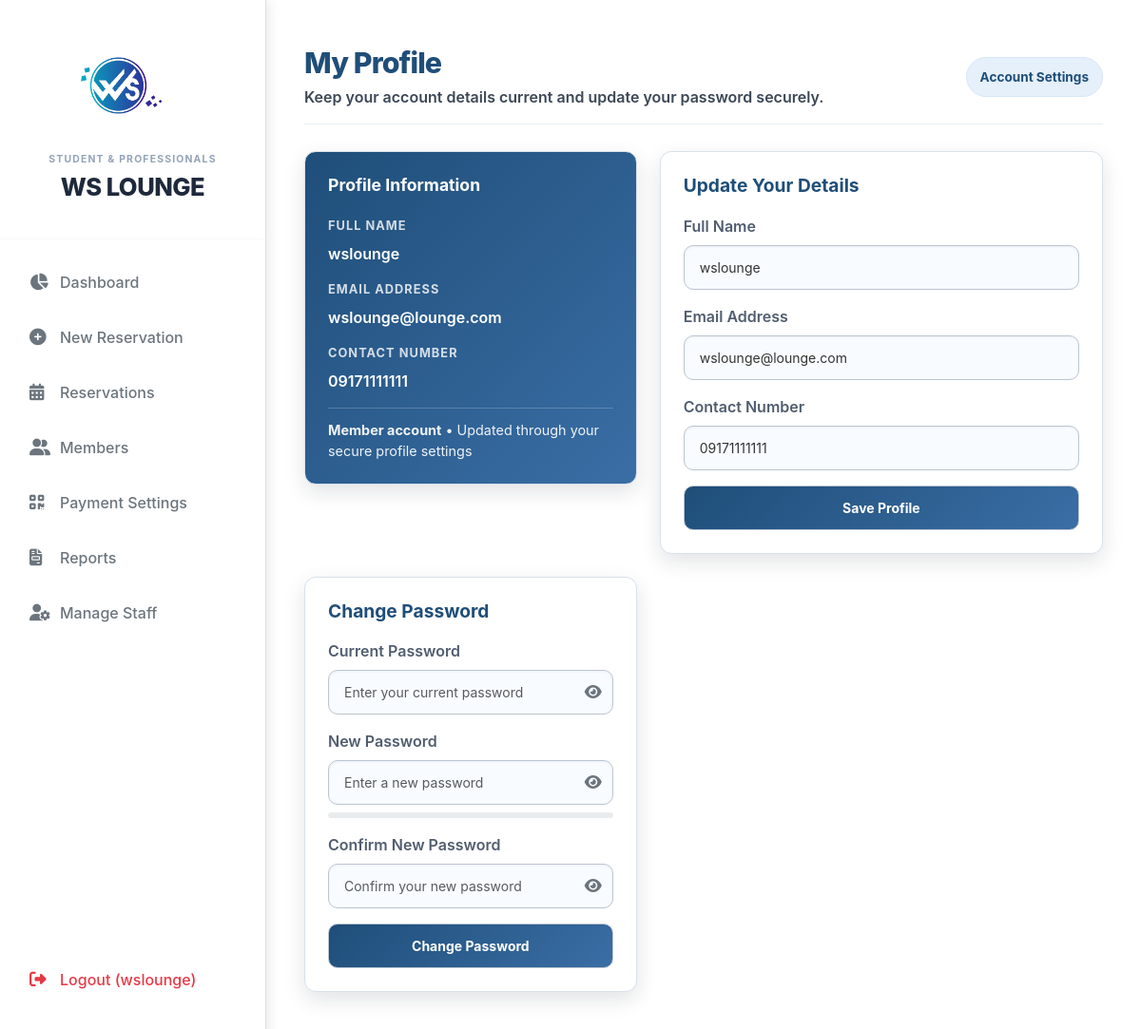
Screenshot of /profile (signed in) with the database file from the repository.
### high_end_ws_lounge/database_fixed.py (models this page shows, shortened)
class User(UserMixin, db.Model):
    __tablename__ = "users"
    id = db.Column(db.Integer, primary_key=True)
    customer_id = db.Column(db.Integer, unique=True, nullable=True)
    membership_id = db.Column(db.String(20), unique=True, nullable=True)
    name = db.Column(db.String(64), nullable=False)
    email = db.Column(db.String(120), unique=True, nullable=False)
    phone = db.Column(db.String(20))
    password = db.Column(db.String(255))
    role = db.Column(db.String(20), default="member")
    is_active = db.Column(db.Boolean, default=True)
    expiry_date = db.Column(db.DateTime, nullable=True)
    created_at = db.Column(db.DateTime, default=datetime.utcnow)
    reservations = db.relationship("Reservation", backref="user", lazy="dynamic", foreign_keys='Reservation.user_id')
    approved_reservations = db.relationship("Reservation", foreign_keys='Reservation.approved_by_id', backref='approved_by')
    solo_plans = db.relationship(
        "SoloPlan",
        backref="user",
        lazy="dynamic",
        foreign_keys='SoloPlan.user_id',
    )
    time_logs = db.relationship("TimeLog", backref="user", lazy="dynamic")
    membership = db.relationship("Membership", back_populates="user", uselist=False, cascade="all, delete-orphan")

### high_end_ws_lounge/client_fixed.py (the view, shortened to what this page needs)
@main_bp.route("/profile", methods=["GET", "POST"])
@login_required
def profile():
    profile_form = ProfileForm(obj=current_user)
    password_form = ChangePasswordForm()
    return render_template("profile.html", profile_form=profile_form, password_form=password_form)

### high_end_ws_lounge/database_fixed.py
class ProfileForm(FlaskForm):
    name = StringField("Full Name", validators=[DataRequired(), Length(max=64)])
    email = StringField("Email Address", validators=[DataRequired(), Email()])
    phone = StringField("Contact Number", validators=[Length(max=20)])
    profile_submit = SubmitField("Save Profile")

class ChangePasswordForm(FlaskForm):
    current_password = PasswordField("Current Password", validators=[DataRequired()])
    new_password = PasswordField(
        "New Password",
        validators=[
            DataRequired(),
            Length(min=8, message="Password must be at least 8 characters long."),
            Regexp(
                r'^(?=.*[A-Za-z])(?=.*\d).+$',
                message="Password must contain at least one letter and one number."
            )
        ]
    )
    confirm_password = PasswordField(
        "Confirm New Password",
        validators=[DataRequired(), EqualTo("new_password", message="Passwords must match")],
    )
    password_submit = SubmitField("Change Password")

### high_end_ws_lounge/app/templates/profile.html (shortened to what this page needs)
{% extends 'base.html' %}
{% block content %}
<div class="dashboard-wrapper profile-page-shell">
    <div class="profile-page-header">
        <div>
            <h1>My Profile</h1>
            <p class="welcome-text">Keep your account details current and update your password securely.</p>
        </div>
        <div class="profile-pill">Account Settings</div>
    </div>
    <div class="profile-shell">
        <div class="profile-card profile-summary">
            <h2>Profile Information</h2>
            <div class="summary-label">Full Name</div>
            <div class="summary-value">{{ current_user.name }}</div>
            <div class="summary-label">Email Address</div>
            <div class="summary-value">{{ current_user.email }}</div>
            <div class="summary-label">Contact Number</div>
            <div class="summary-value">{{ current_user.phone or 'Not provided' }}</div>
            <div class="profile-summary-meta">
                <strong>Member account</strong> • Updated through your secure profile settings
            </div>
        </div>
        <div class="profile-card">
            <h3>Update Your Details</h3>
            <form method="post" novalidate>
                <div class="mb-3">
                    {{ profile_form.name.label(class="form-label") }}
                    {{ profile_form.name(class="form-control", placeholder="Enter your full name") }}
                </div>
                <div class="mb-3">
                    {{ profile_form.email.label(class="form-label") }}
                    {{ profile_form.email(class="form-control", placeholder="Enter your email address") }}
                </div>
                <div class="mb-3">
                    {{ profile_form.phone.label(class="form-label") }}
                    {{ profile_form.phone(class="form-control", placeholder="Enter your contact number") }}
                </div>
                <div class="d-grid gap-2">
                    {{ profile_form.profile_submit(class="btn btn-primary") }}
                </div>
            </form>
        </div>
         <div class="profile-card">
    <h3>Change Password</h3>
    <form method="post" novalidate>
        <div class="mb-3">
            {{ password_form.current_password.label(class="form-label") }}
            <div class="position-relative">
                {{ password_form.current_password(class="form-control pe-5", placeholder="Enter your current password") }}
                <span class="toggle-profile-password" style="position: absolute; right: 12px; top: 50%; transform: translateY(-50%); cursor: pointer; color: #6c757d; z-index: 10;">
                    <i class="fa-solid fa-eye"></i>
                </span>
            </div>
        </div>
    <div class="mb-3">
        {{ password_form.new_password.label(class="form-label") }}
        <div class="position-relative">
            {{ password_form.new_password(class="form-control pe-5", placeholder="Enter a new password", id="new_password") }}
            <span class="toggle-profile-password" style="position: absolute; right: 12px; top: 50%; transform: translateY(-50%); cursor: pointer; color: #6c757d; z-index: 10;">
                <i class="fa-solid fa-eye"></i>
            </span>
        </div>
        <div class="mt-2">
            <div class="progress" style="height: 6px; background-color: #e9ecef; border-radius: 4px;">
            </div>
        </div>
    </div>
    <div class="mb-3">
        {{ password_form.confirm_password.label(class="form-label") }}
        <div class="position-relative">
            {{ password_form.confirm_password(class="form-control pe-5", placeholder="Confirm your new password", id="confirm_password") }}
            <span class="toggle-profile-password" style="position: absolute; right: 12px; top: 50%; transform: translateY(-50%); cursor: pointer; color: #6c757d; z-index: 10;">
                <i class="fa-solid fa-eye"></i>
            </span>
        </div>
    </div>
    <div class="d-grid gap-2">
        {{ password_form.password_submit(class="btn btn-primary", id="password_submit_btn") }}
    </div>
<link rel="stylesheet" href="https://cdnjs.cloudflare.com/ajax/libs/font-awesome/6.4.0/css/all.min.css">
{% endblock %}

### high_end_ws_lounge/app/templates/base.html (shortened to what this page needs)
<!DOCTYPE html>
<html lang="en">
<head>
    <link rel="stylesheet" href="https://cdnjs.cloudflare.com/ajax/libs/font-awesome/6.5.1/css/all.min.css">
    <link rel="stylesheet" href="https://cdn.jsdelivr.net/npm/bootstrap@5.3.2/dist/css/bootstrap.min.css">
    <link rel="stylesheet" href="{{ url_for('static', filename='css/base.css') }}">
</head>
<body class="sidebar-layout">
    <nav class="sidebar" id="mainSidebar">
        <div class="sidebar-header">
            <div class="logo-wrapper">
                <div class="logo-container-circle">
                    <img src="{{ url_for('static', filename='img/main_logo.png') }}" alt="WS Logo" class="sidebar-logo" id="sidebarLogo">
                    <i class="fas fa-layer-group fallback-icon" id="fallback-icon"></i>
                </div>
                <div class="logo-text-group">
                    <span class="logo-sub-header">STUDENT & PROFESSIONALS</span>
                    <span class="logo-main-title">WS LOUNGE</span>
                </div>
            </div>
        </div>
        <div class="sidebar-links">
            {% if current_user.is_authenticated %}
                <a class="side-link {% if request.endpoint in ['main.dashboard', 'admin.dashboard'] %}active{% endif %}" href="{{ url_for('main.dashboard') }}">
                    <i class="fas fa-chart-pie"></i> Dashboard
                </a>
                {% if current_user.role in ['admin', 'staff'] %}
                    <a class="side-link {% if request.endpoint == 'admin.admin_reservations' %}active{% endif %}" href="{{ url_for('admin.admin_reservations') }}">
                        <i class="fas fa-plus-circle"></i> New Reservation
                    </a>
                    <a class="side-link {% if request.endpoint == 'admin.admin_reservations_list' %}active{% endif %}" href="{{ url_for('admin.admin_reservations_list') }}">
                        <i class="fas fa-calendar-alt"></i> Reservations
                    </a>
                    <a class="side-link {% if request.endpoint == 'admin.members' %}active{% endif %}" href="{{ url_for('admin.members') }}">
                        <i class="fas fa-user-friends"></i> Members
                    </a>
                {% endif %}
                {% if current_user.role == 'admin' %}
                    <a class="side-link {% if request.endpoint == 'admin.payment_settings' %}active{% endif %}" href="{{ url_for('admin.payment_settings') }}">
                        <i class="fas fa-qrcode"></i> Payment Settings
                    </a>
                    <a class="side-link {% if request.endpoint == 'admin.reports' %}active{% endif %}" href="{{ url_for('admin.reports') }}">
                        <i class="fas fa-file-invoice"></i> Reports
                    </a>
                    <a class="side-link {% if request.endpoint == 'admin.manage_staff' %}active{% endif %}" href="{{ url_for('admin.manage_staff') }}">
                        <i class="fas fa-user-cog"></i> Manage Staff
                    </a>
                {% endif %}
                <div class="sidebar-footer">
                    <a class="side-link logout-link" href="{{ url_for('auth.logout') }}">
                        <i class="fas fa-sign-out-alt"></i> Logout ({{ current_user.name }})
                    </a>
                </div>
            {% endif %}
        </div>
    </nav>
    <div class="main-wrapper">
        <main class="content-container">
            {% block content %}{% endblock %}
        </main>
    </div>
</body>
</html>

### rows the page displays
User: name "wslounge", email "wslounge@lounge.com", phone "09171111111"

### other values shown
{{ profile_form.name.label(class="form-label") }} "Full Name"
{{ profile_form.email.label(class="form-label") }} "Email Address"
{{ profile_form.phone.label(class="form-label") }} "Contact Number"
{{ password_form.current_password.label(class="form-label") }} "Current Password"
{{ password_form.new_password.label(class="form-label") }} "New Password"
{{ password_form.confirm_password.label(class="form-label") }} "Confirm New Password"
